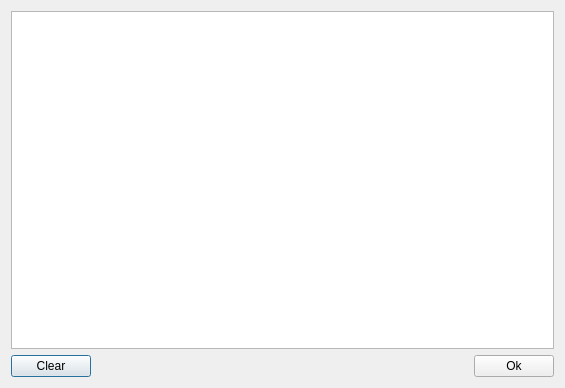
<?xml version="1.0" encoding="UTF-8"?>
<ui version="4.0">
 <class>LogDialog</class>
 <widget class="QDialog" name="LogDialog">
  <property name="geometry">
   <rect>
    <x>0</x>
    <y>0</y>
    <width>565</width>
    <height>388</height>
   </rect>
  </property>
  <property name="windowTitle">
   <string>Dialog</string>
  </property>
  <layout class="QVBoxLayout" name="verticalLayout">
   <item>
    <widget class="QTextEdit" name="teLogger">
     <property name="readOnly">
      <bool>true</bool>
     </property>
    </widget>
   </item>
   <item>
    <layout class="QHBoxLayout" name="horizontalLayout">
     <item>
      <widget class="QPushButton" name="btnClear">
       <property name="text">
        <string>Clear</string>
       </property>
      </widget>
     </item>
     <item>
      <spacer name="horizontalSpacer">
       <property name="orientation">
        <enum>Qt::Horizontal</enum>
       </property>
       <property name="sizeHint" stdset="0">
        <size>
         <width>40</width>
         <height>20</height>
        </size>
       </property>
      </spacer>
     </item>
     <item>
      <widget class="QPushButton" name="btnOk">
       <property name="text">
        <string>Ok</string>
       </property>
      </widget>
     </item>
    </layout>
   </item>
  </layout>
 </widget>
 <resources/>
 <connections>
  <connection>
   <sender>btnOk</sender>
   <signal>clicked()</signal>
   <receiver>LogDialog</receiver>
   <slot>accept()</slot>
   <hints>
    <hint type="sourcelabel">
     <x>498</x>
     <y>365</y>
    </hint>
    <hint type="destinationlabel">
     <x>412</x>
     <y>373</y>
    </hint>
   </hints>
  </connection>
  <connection>
   <sender>btnClear</sender>
   <signal>clicked()</signal>
   <receiver>teLogger</receiver>
   <slot>clear()</slot>
   <hints>
    <hint type="sourcelabel">
     <x>53</x>
     <y>360</y>
    </hint>
    <hint type="destinationlabel">
     <x>145</x>
     <y>286</y>
    </hint>
   </hints>
  </connection>
 </connections>
</ui>
